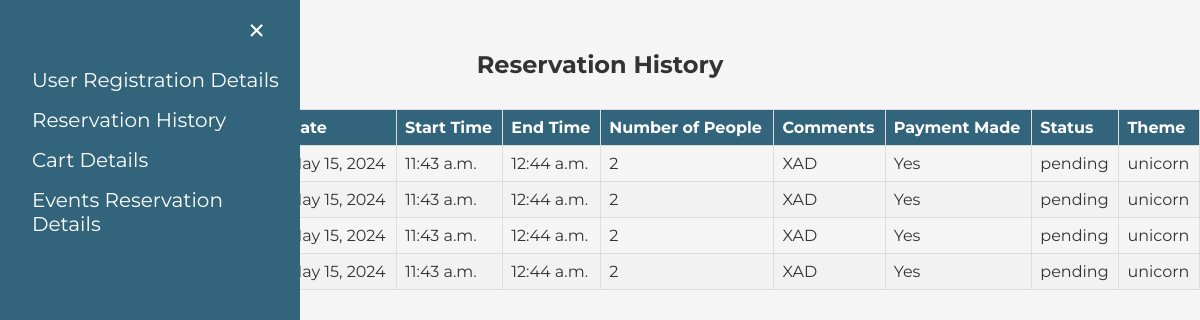
Page /admin_dashboard/unicorn_reservation_data on the earlier database version.
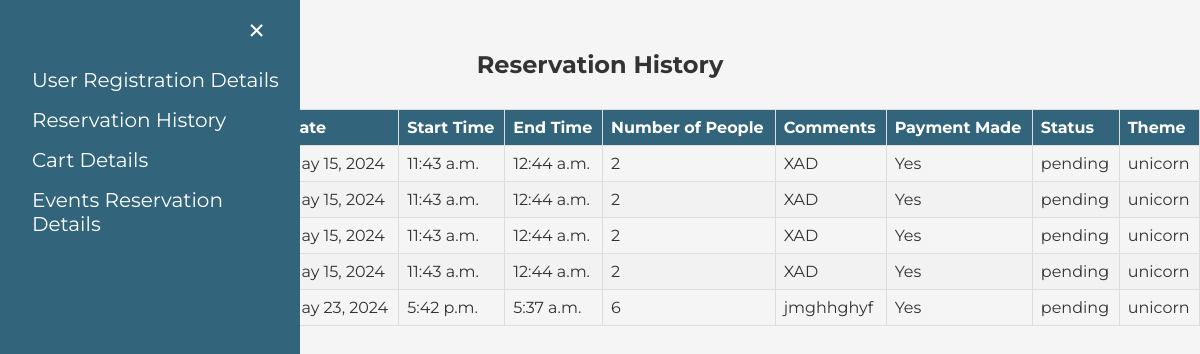
Same page on the later database version.
### OneByteFood/models.py (models this page shows)
class birthday_theme_reservation(models.Model):
    id = models.AutoField(primary_key=True)
    name = models.CharField(max_length=100)
    phone = models.CharField(max_length=20)
    date = models.DateField()
    start_time = models.TimeField()
    end_time = models.TimeField()
    num_people = models.IntegerField()
    comments = models.TextField()
    payment_made = models.BooleanField(default=False)
    status = models.CharField(max_length=50, default='pending')
    theme = models.CharField(max_length=50,default='unicorn')

### OneByteFood/views.py (the view)
# urls.py: path('admin_dashboard/unicorn_reservation_data', onebytefood_views.reservationAdminTheme, name='admin_reservation_details'),
def reservationAdminTheme(request):
    reservations_data = birthday_theme_reservation.objects.all()
    return render(request, 'authentication/unicorn_reservation_data.html', context={'reservations_data': reservations_data})

### templates/authentication/unicorn_reservation_data.html (shortened to what this page needs)
<!DOCTYPE html>
<html lang="en">
<head>
</head>
<body>
    <div id="mySidenav" class="sidenav">
        <a href="javascript:void(0)" class="closebtn" onclick="closeNav()">&times;</a>
        <a href="http://127.0.0.1:8000/admin_dashboard/user_details/">User Registration Details</a>
        <a href="http://127.0.0.1:8000/admin_dashboard/reservation_history/">Reservation History</a>
        <a href="#">Cart Details</a>
        <a href="http://127.0.0.1:8000/admin_dashboard/unicorn_reservation_data">Events Reservation Details</a>
    </div>
    <div class="history-container">
        <section class="history" id="history">
            <h2 class="section-title">Reservation History</h2>
            {% if reservations_data %}
            <table class="history-table">
                <thead>
                    <tr>
                        <th>Name</th>
                        <th>Phone Number</th>
                        <th>Date</th>
                        <th>Start Time</th>
                        <th>End Time</th>
                        <th>Number of People</th>
                        <th>Comments</th>
                        <th>Payment Made</th>
                        <th>Status</th>
                        <th>Theme</th>
                    </tr>
                </thead>
                <tbody>
                    {% for reservation in reservations_data %}
                    <tr>
                        <td>{{ reservation.name }}</td>
                        <td>{{ reservation.phone }}</td>
                        <td>{{ reservation.date }}</td>
                        <td>{{ reservation.start_time }}</td>
                        <td>{{ reservation.end_time }}</td>
                        <td>{{ reservation.num_people }}</td>
                        <td>{{ reservation.comments }}</td>
                        <td>{% if reservation.payment_made %}Yes{% else %}No{% endif %}</td>
                        <td>{{ reservation.status }}</td>
                        <td>{{ reservation.theme }}</td>
                    </tr>
                    {% endfor %}
                </tbody>
            </table>
            {% else %}
            <h4 class="validation">No previous reservations.</h4>
            {% endif %}
        </section>
    </div>
</body>
</html>

Differences in the rows shown:
added birthday_theme_reservation: date "May 23, 2024", start_time "5:42 p.m.", end_time "5:37 a.m.", num_people "6", comments "jmghhghyf", payment_made "Yes", status "pending", theme "unicorn"
